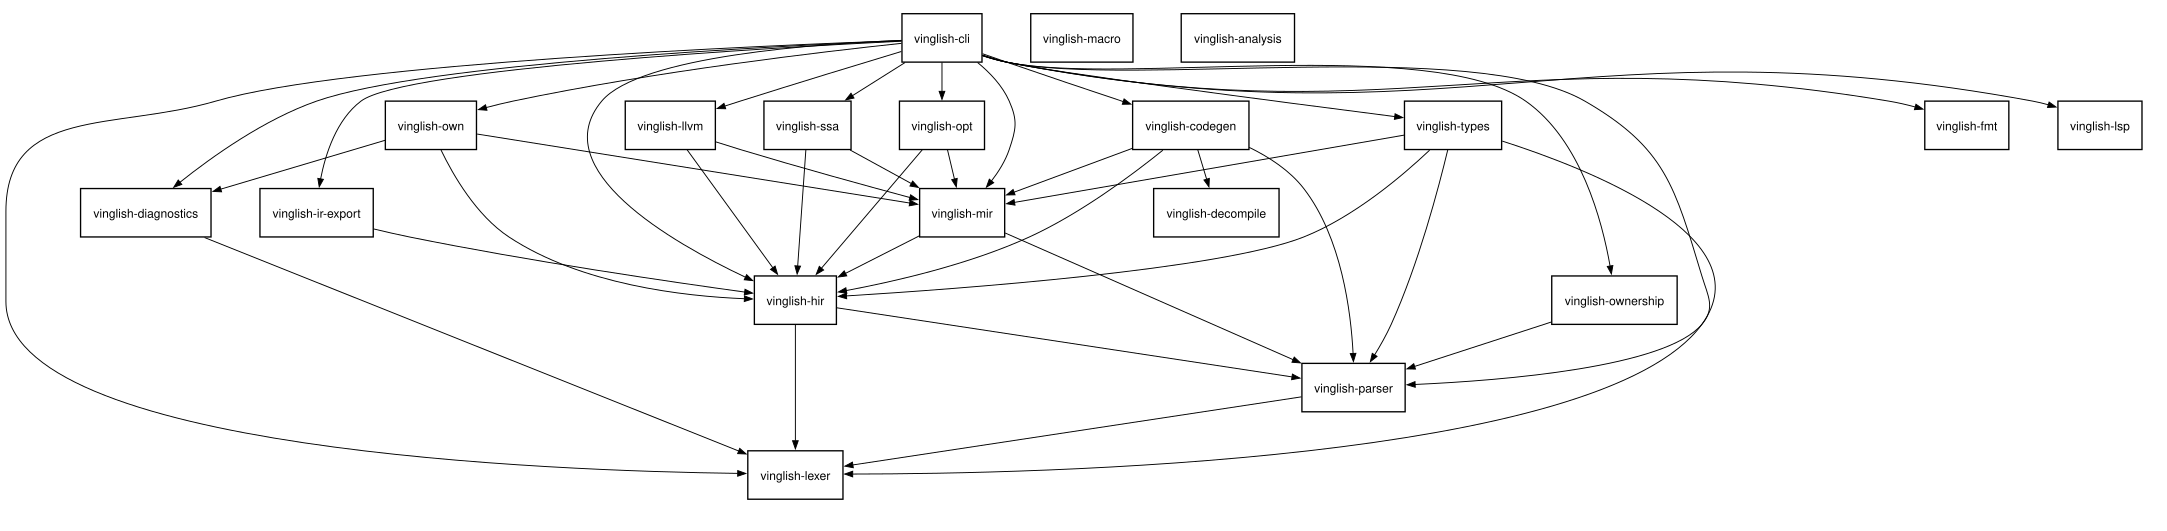

This figure's Python source:
"""Generate the crate dependency diagram as SVG using graphviz."""

import graphviz

g = graphviz.Digraph(
    "crate_dependencies",
    format="svg",
    graph_attr={
        "bgcolor": "white",
        "rankdir": "TB",
        "fontname": "Helvetica",
        "fontsize": "11",
        "nodesep": "0.5",
        "ranksep": "0.4",
        "margin": "0.2",
    },
    node_attr={
        "shape": "box",
        "style": "solid",
        "fontname": "Helvetica",
        "fontsize": "9",
        "color": "black",
        "fillcolor": "white",
        "penwidth": "1.0",
    },
    edge_attr={
        "color": "black",
        "arrowsize": "0.6",
        "penwidth": "0.7",
    },
)

# Crate nodes
crates = [
    "vinglish-cli",
    "vinglish-lexer",
    "vinglish-parser",
    "vinglish-hir",
    "vinglish-types",
    "vinglish-mir",
    "vinglish-ssa",
    "vinglish-opt",
    "vinglish-codegen",
    "vinglish-own",
    "vinglish-ownership",
    "vinglish-diagnostics",
    "vinglish-decompile",
    "vinglish-ir-export",
    "vinglish-fmt",
    "vinglish-lsp",
    "vinglish-llvm",
    "vinglish-macro",
    "vinglish-analysis",
]

for c in crates:
    g.node(c, c)

# Dependencies (derived from imports in source files and Cargo.toml structure)
deps = [
    ("vinglish-cli", "vinglish-lexer"),
    ("vinglish-cli", "vinglish-parser"),
    ("vinglish-cli", "vinglish-codegen"),
    ("vinglish-cli", "vinglish-diagnostics"),
    ("vinglish-cli", "vinglish-fmt"),
    ("vinglish-cli", "vinglish-hir"),
    ("vinglish-cli", "vinglish-ir-export"),
    ("vinglish-cli", "vinglish-lsp"),
    ("vinglish-cli", "vinglish-mir"),
    ("vinglish-cli", "vinglish-opt"),
    ("vinglish-cli", "vinglish-own"),
    ("vinglish-cli", "vinglish-ownership"),
    ("vinglish-cli", "vinglish-ssa"),
    ("vinglish-cli", "vinglish-types"),
    ("vinglish-cli", "vinglish-llvm"),
    ("vinglish-parser", "vinglish-lexer"),
    ("vinglish-hir", "vinglish-lexer"),
    ("vinglish-hir", "vinglish-parser"),
    ("vinglish-types", "vinglish-hir"),
    ("vinglish-types", "vinglish-lexer"),
    ("vinglish-types", "vinglish-parser"),
    ("vinglish-types", "vinglish-mir"),
    ("vinglish-mir", "vinglish-hir"),
    ("vinglish-mir", "vinglish-parser"),
    ("vinglish-ssa", "vinglish-hir"),
    ("vinglish-ssa", "vinglish-mir"),
    ("vinglish-opt", "vinglish-hir"),
    ("vinglish-opt", "vinglish-mir"),
    ("vinglish-codegen", "vinglish-hir"),
    ("vinglish-codegen", "vinglish-mir"),
    ("vinglish-codegen", "vinglish-parser"),
    ("vinglish-codegen", "vinglish-decompile"),
    ("vinglish-own", "vinglish-hir"),
    ("vinglish-own", "vinglish-mir"),
    ("vinglish-own", "vinglish-diagnostics"),
    ("vinglish-ownership", "vinglish-parser"),
    ("vinglish-diagnostics", "vinglish-lexer"),
    ("vinglish-llvm", "vinglish-hir"),
    ("vinglish-llvm", "vinglish-mir"),
    ("vinglish-ir-export", "vinglish-hir"),
]

for src, dst in deps:
    g.edge(src, dst)

g.render("crate_dependencies", directory=".", cleanup=True)
print("Generated crate_dependencies.svg")
